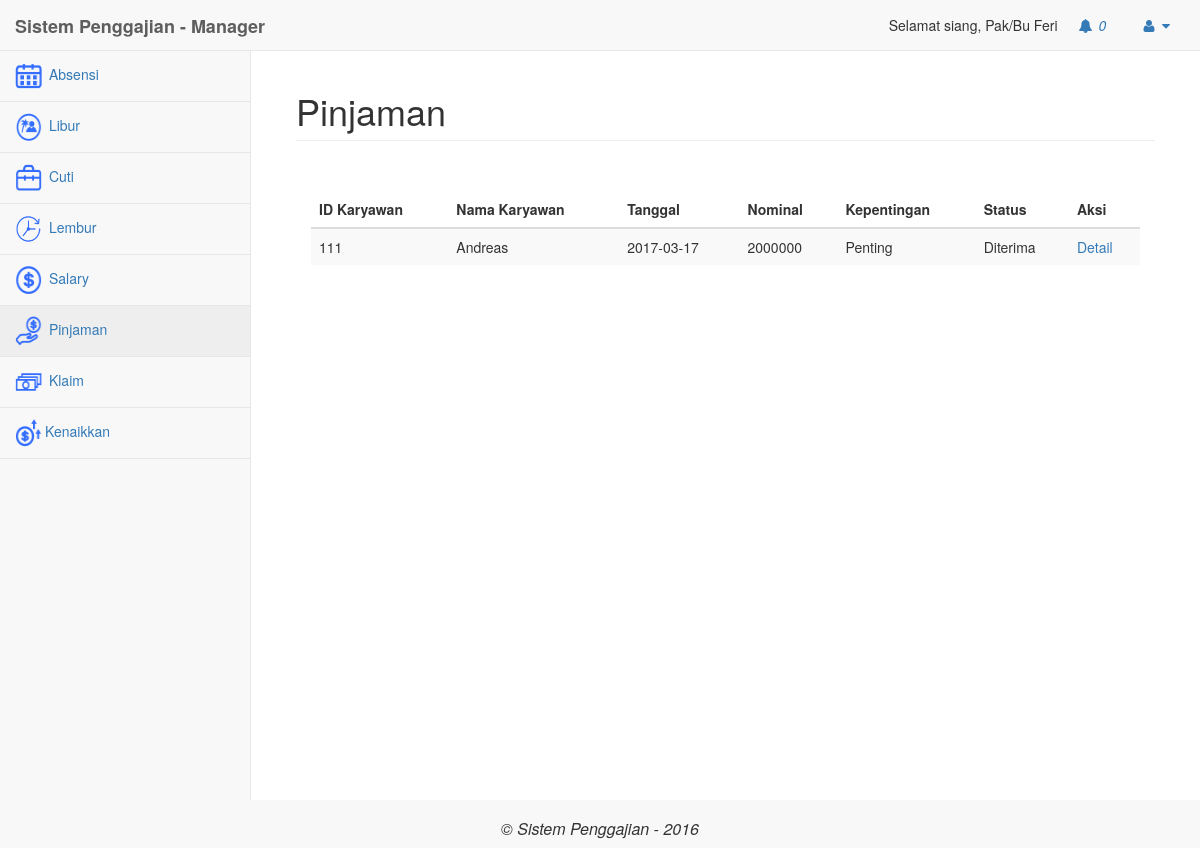
The page /manager/index.php?modul=pinjaman (signed in) on the database its author committed.
### tables this page shows
CREATE TABLE `user` (
  `Id_User` int(11) NOT NULL,
  `Email` varchar(50) NOT NULL,
  `Password` varchar(30) NOT NULL,
  `Tgl_Lahir` date NOT NULL,
  `Nama` text NOT NULL,
  `status` varchar(20) NOT NULL,
  `Tgl_Join` date NOT NULL,
  `Jabatan` varchar(20) NOT NULL,
  `id_divisi` int(11) NOT NULL,
  `no_rekening` varchar(20) NOT NULL,
  `cabang` varchar(50) NOT NULL,
  `Level` int(11) NOT NULL,
  `gaji_pokok` int(11) NOT NULL,
  `tipe` varchar(50) NOT NULL,
  `tanggungan` int(3) NOT NULL
);

CREATE TABLE `pinjaman` (
  `id` int(11) NOT NULL,
  `id_karyawan` int(11) NOT NULL,
  `id_divisi` int(11) NOT NULL,
  `cabang` varchar(50) NOT NULL,
  `level` int(11) NOT NULL,
  `tanggal` date NOT NULL,
  `jml_pinjam` int(11) NOT NULL,
  `jml_pinjam_diterima` int(11) NOT NULL,
  `sisa_pinjaman` int(11) NOT NULL,
  `status` varchar(20) NOT NULL,
  `presentase_angsuran` int(11) NOT NULL,
  `kepentingan` varchar(50) NOT NULL,
  `keterangan` text NOT NULL,
  `status_request` varchar(20) NOT NULL
);

### manager/mod_pinjaman/pinjaman.php (the view, shortened to what this page needs)
<?php
	if(isset($_GET['act'])){
		$act = $_GET['act'];
	}else{
		$act="";
	}
require_once("../config/koneksi.php");
	switch($act){
		default:?>
			<div class="panel-body">
				<div class="table-responsive">
					<table class="table table-striped">
						<thead>
						<tr>
							<th>ID Karyawan</th>
							<th>Nama Karyawan</th>
							<th>Tanggal</th>
							<th>Nominal</th>
							<th>Kepentingan</th>
							<th>Status</th>
							<th>Aksi</th>
						</tr>
						</thead>
						<tbody>
			<?php
							$query = "SELECT * FROM pinjaman WHERE level ='1'";
							$hasil = mysqli_query($k, $query);
							while ($b = mysqli_fetch_assoc($hasil)){
								$query2 = mysqli_query($k,"SELECT * FROM user where Id_User = '".$b['id_karyawan']."'");
								$data_karyawan =  mysqli_fetch_assoc($query2);
							?>
								<tr>
									<td>
										<?php echo $b['id_karyawan']; ?>
									</td>
									<td>
										<?php echo $data_karyawan['Nama'];?>
									</td>
									<td>
										<?php echo $b['tanggal'];?>
									</td>
									<td>
										<?php echo $b['jml_pinjam'] ?>
									</td>
									<td>
										<?php echo $b['kepentingan'] ?>
									</td>
									<td>
										<?php echo $b['status_request'] ?>
									</td>
									<td><a href="?modul=pinjaman&act=detailPinjaman&id=<?php echo $b['id']; ?>">Detail</a></td>
								</tr>
						<?php
							}
						?>
							</tbody>
					</table>
				</div>
			</div>
	<?php
	break;
	}
?>

### manager/index.php (shortened to what this page needs)
<?php
if(isset($_SESSION['login']) && $_SESSION['login'] == true){
	?>
	<?php
	require_once("../config/koneksi.php");
	$sql ="SELECT * FROM user WHERE Id_User=$_SESSION[id_karyawan]";
	$hasil2 = mysqli_query($k, $sql);
	$nama = mysqli_fetch_assoc($hasil2);
?>
<!DOCTYPE html>
<html lang="en">
<head>
    <link href="../libs/bower_components/bootstrap/dist/css/bootstrap.min.css" rel="stylesheet">
    <link href="../libs/bower_components/metisMenu/dist/metisMenu.min.css" rel="stylesheet">
    <link href="../libs/dist/css/sb-admin-2.css" rel="stylesheet">
    <link href="../libs/bower_components/font-awesome/css/font-awesome.min.css" rel="stylesheet" type="text/css">
</head>
<body>
<?php
	$sql_notifikasi1 = mysqli_query($k,"SELECT * FROM notifikasi WHERE level = '1' AND isRead = 'n'");
?>
    <div id="wrapper">
        <nav class="navbar navbar-default navbar-static-top" role="navigation" style="margin-bottom: 0">
            <div class="navbar-header">
                <a class="navbar-brand" href="index.php"><b>Sistem Penggajian - Manager</b></a>
            </div>
            <ul class="nav navbar-top-links navbar-right">
				<?php echo "Selamat siang, Pak/Bu ".$nama['Nama'];?>
                <li class="dropdown" onclick="notif()">
                    <a class="dropdown-toggle" data-toggle="dropdown" href="#">
                        <i class="fa fa-bell fa-fw"></i>
							<i id="cekNotif"><?php echo mysqli_num_rows($sql_notifikasi1); ?></i>
                    </a>
                </li>
                <li class="dropdown">
                    <a class="dropdown-toggle" data-toggle="dropdown" href="#">
                        <i class="fa fa-user fa-fw"></i>  <i class="fa fa-caret-down"></i>
                    </a>
                </li>
            </ul>
<div class="navbar-default sidebar" role="navigation">
                <div class="sidebar-nav navbar-collapse">
                    <ul class="nav" id="side-menu">
                       <li>
									<a href="?modul=absensi"><span class="icon-navigasi"><img src="../libs/images/icon-absensi.png" class=""/></span> Absensi</a>
								</li>
								<li>
									<a href="?modul=libur"><span class="icon-navigasi"><img src="../libs/images/icon-libur.png" class=""/></span> Libur</a>
								</li>
								<li>
									<a href="?modul=cuti"><span class="icon-navigasi"><img src="../libs/images/icon-cuti.png" class=""/></span> Cuti</a>
								</li>
								<li>
									<a href="?modul=lembur"><span class="icon-navigasi"><img src="../libs/images/icon-lembur.png" class=""/></span> Lembur</a>
								</li>
								<li>
									<a href="?modul=salary"><span class="icon-navigasi"><img src="../libs/images/icon-salary.png" class=""/></span> Salary</a>
								</li>
								<li>
									<a href="?modul=pinjaman"><span class="icon-navigasi"><img src="../libs/images/icon-loan.png" class=""/></span> Pinjaman</a>
								</li>
								<li>
									<a href="?modul=klaim"><span class="icon-navigasi"><img src="../libs/images/icon-klaim.png" class=""/></span> Klaim</a>
								</li>
								<li>
									<a href="?modul=kenaikkan"><span class="icon-navigasi"><img src="../libs/images/icon-kenaikkan.png" class=""/></span>Kenaikkan </a>
								</li>
                    </ul>
                </div>
            </div>
        </nav>
	<?php
	if(isset($_GET['modul'])){
		$modul = $_GET['modul'];
	}else{
		$modul="";
	}
?>
        <div id="page-wrapper">
            <div class="container-fluid">
               <div class="row">
                     <div class="col-lg-12">
                        <h1 class="page-header"><?php
							if($modul != ""){
								if($modul == "kenaikkan"){
									$judul = "Kenaikkan Gaji";
								}elseif($modul == "pinjaman"){
									$judul = "Pinjaman";
								}elseif($modul == "absensi"){
									$judul = "Absensi";
								}elseif($modul == "libur"){
									$judul = "Libur";
								}elseif($modul == "cuti"){
									$judul = "Cuti";
								}elseif($modul == "lembur"){
									$judul = "Lembur";
								}elseif($modul == "salary"){
									$judul = "Salary";
								}elseif($modul == "klaim"){
									$judul = "Klaim";
								}elseif($modul == "user"){
									$judul = "User";
								}elseif($modul == "penilaian"){
									$judul = "Penilaian";
								}elseif($modul == "karyawanPinjaman"){
									$judul = "Pinjaman - Karyawan";
								}elseif($modul == "karyawanKenaikkan"){
									$judul = "Kenaikkan Gaji - Karyawan";
								}elseif($modul == "karyawanKlaim"){
									$judul = "Klaim - Karyawan";
								}elseif($modul == "karyawanCuti"){
									$judul = "Cuti - Karyawan";
								}elseif($modul == "karyawanSalary"){
									$judul = "Salary - Karyawan";
								}elseif($modul == "karyawanLembur"){
									$judul = "Lembur - Karyawan";
								}elseif($modul == "karyawanLibur"){
									$judul = "Libur - Karyawan";
								}elseif($modul == "karyawanAbsensi"){
									$judul = "Absensi - Karyawan";
								}elseif($modul == "notifikasi"){
									$judul = "Notifikasi";
								}elseif($modul == "profile"){
									$judul = "User Profile";
								}
							}else{
								$judul = "Dashboard";
								$modul = "dashboard";
							}
							echo $judul;
						?></h1>
                    </div>
				</div>
					<div class="row">
						<div class="panel-body">
<?php
switch($modul){
	?>
<?php
	case "pinjaman" :
		include "mod_pinjaman/pinjaman.php";
	break;
}
?>
                        </div>
                    </div>
            </div>
        </div>
			</div>
		<div class="navbar-header" style="width:100%">
            <h1 style="font-size: 16px; text-align: center;"><i>&copy; Sistem Penggajian - 2016</i> </h1>
        </div>
</body>
</html>
<?php
}
else{
	header("Location:../index.php");
}
?>

### manager/index.php (style rules this page uses)
.icon-navigasi img { width: 30px; height: 30px; padding-right:3px; }

### rows shown on the page
user: Nama "Feri"
pinjaman: id_karyawan "111", user.Nama "Andreas", tanggal "2017-03-17", jml_pinjam "2000000", kepentingan "Penting", status_request "Diterima"

### other values the page prints
mysqli_num_rows($sql_notifikasi1) "0"
$judul "Pinjaman"
